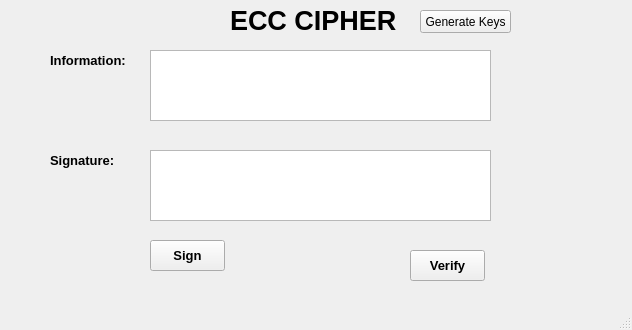
<?xml version="1.0" encoding="UTF-8"?>
<ui version="4.0">
 <class>MainWindow</class>
 <widget class="QMainWindow" name="MainWindow">
  <property name="geometry">
   <rect>
    <x>0</x>
    <y>0</y>
    <width>632</width>
    <height>330</height>
   </rect>
  </property>
  <property name="windowTitle">
   <string>MainWindow</string>
  </property>
  <widget class="QWidget" name="centralwidget">
   <widget class="QLabel" name="label">
    <property name="geometry">
     <rect>
      <x>230</x>
      <y>0</y>
      <width>181</width>
      <height>41</height>
     </rect>
    </property>
    <property name="font">
     <font>
      <pointsize>20</pointsize>
      <weight>75</weight>
      <bold>true</bold>
     </font>
    </property>
    <property name="text">
     <string>ECC CIPHER</string>
    </property>
   </widget>
   <widget class="QLabel" name="label_2">
    <property name="geometry">
     <rect>
      <x>50</x>
      <y>50</y>
      <width>81</width>
      <height>20</height>
     </rect>
    </property>
    <property name="font">
     <font>
      <pointsize>10</pointsize>
      <weight>75</weight>
      <bold>true</bold>
     </font>
    </property>
    <property name="text">
     <string>Information:</string>
    </property>
   </widget>
   <widget class="QLabel" name="label_3">
    <property name="geometry">
     <rect>
      <x>50</x>
      <y>150</y>
      <width>81</width>
      <height>20</height>
     </rect>
    </property>
    <property name="font">
     <font>
      <pointsize>10</pointsize>
      <weight>75</weight>
      <bold>true</bold>
     </font>
    </property>
    <property name="text">
     <string>Signature:</string>
    </property>
   </widget>
   <widget class="QPushButton" name="btn_sign">
    <property name="geometry">
     <rect>
      <x>150</x>
      <y>240</y>
      <width>75</width>
      <height>31</height>
     </rect>
    </property>
    <property name="font">
     <font>
      <pointsize>10</pointsize>
      <weight>75</weight>
      <bold>true</bold>
     </font>
    </property>
    <property name="text">
     <string>Sign</string>
    </property>
   </widget>
   <widget class="QPushButton" name="btn_verify">
    <property name="geometry">
     <rect>
      <x>410</x>
      <y>250</y>
      <width>75</width>
      <height>31</height>
     </rect>
    </property>
    <property name="font">
     <font>
      <pointsize>10</pointsize>
      <weight>75</weight>
      <bold>true</bold>
     </font>
    </property>
    <property name="text">
     <string>Verify</string>
    </property>
   </widget>
   <widget class="QPushButton" name="btn_gen_keys">
    <property name="geometry">
     <rect>
      <x>420</x>
      <y>10</y>
      <width>91</width>
      <height>23</height>
     </rect>
    </property>
    <property name="text">
     <string>Generate Keys</string>
    </property>
   </widget>
   <widget class="QPlainTextEdit" name="txt_info">
    <property name="geometry">
     <rect>
      <x>150</x>
      <y>50</y>
      <width>341</width>
      <height>71</height>
     </rect>
    </property>
   </widget>
   <widget class="QPlainTextEdit" name="txt_sign">
    <property name="geometry">
     <rect>
      <x>150</x>
      <y>150</y>
      <width>341</width>
      <height>71</height>
     </rect>
    </property>
   </widget>
  </widget>
  <widget class="QMenuBar" name="menubar">
   <property name="geometry">
    <rect>
     <x>0</x>
     <y>0</y>
     <width>632</width>
     <height>21</height>
    </rect>
   </property>
  </widget>
  <widget class="QStatusBar" name="statusbar"/>
 </widget>
 <resources/>
 <connections/>
</ui>
